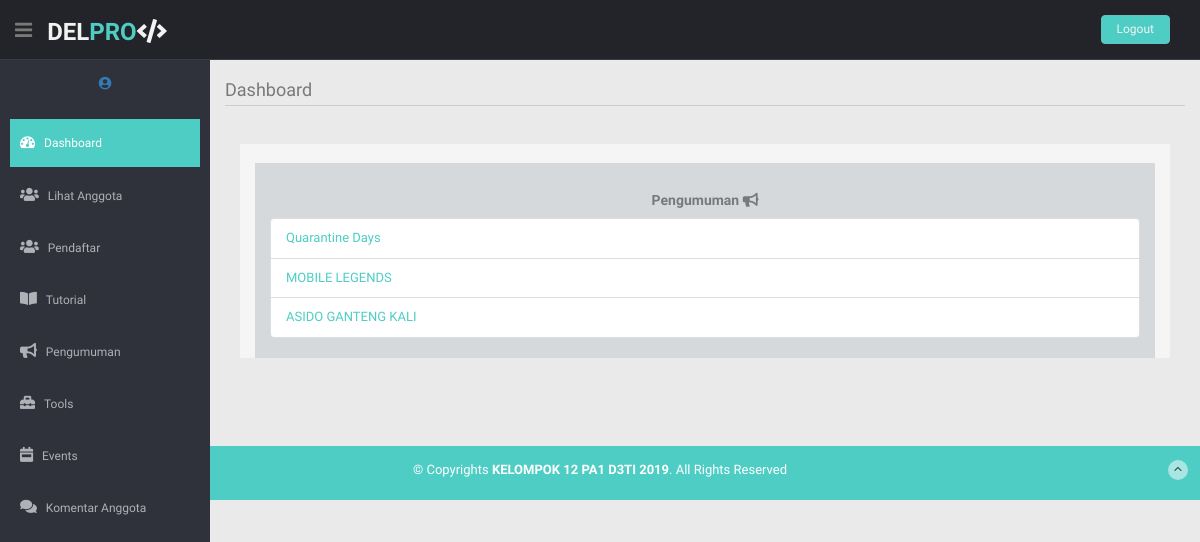
Page /index.php/admin/halaman_admin on the committed database.
### tables this page shows
CREATE TABLE `pengumuman` (
  `waktu_pengumuman` varchar(120) NOT NULL,
  `judul_pengumuman` varchar(225) DEFAULT NULL,
  `isi_pengumuman` text,
  `id_peng` int(11) NOT NULL,
  `tempat_pengumuman` varchar(100) NOT NULL
);

### application/controllers/Admin.php (called while the page is built, shortened)
<?php
class Admin extends CI_Controller
{
    public function __construct()
    {
        $this->load->library('form_validation');
    }
    public function halaman_admin()
    {
        $data['Anggota'] = $this->db->get('user')->result_array();
        $data['pengumuman'] = $this->db->get('pengumuman')->result_array();
        $data['title'] = 'Del Programming Club';
        $data['user'] = $this->db->get_where('user', ['email' => $this->session->userdata('email')])->row_array();
        $this->load->view('Admin/halaman_admin', $data);
    }
}

### index.php (called while the page is built, shortened)
<?php
require_once BASEPATH.'core/CodeIgniter.php';

### application/views/Admin/halaman_admin.php (the view, shortened to what this page needs)
<!DOCTYPE html>
<html lang="en">
<head>
    <link href="<?= base_url('assets'); ?>/vendor/fontawesome-free/css/all.min.css" rel="stylesheet" type="text/css">
    <link href="<?= base_url('assets'); ?>/css/sb-admin-2.min.css" rel="stylesheet">
    <link href="css/sb-admin-2.min.css" rel="stylesheet">
    <link href="vendor/fontawesome-free/css/all.min.css" rel="stylesheet" type="text/css">
    <link href="vendor/css/sb-admin-2.min.css" rel="stylesheet">
    <link rel="stylesheet" href="<?= base_url('assets'); ?>/bootstrap.min.css">
    <link href="<?= base_url('assets') ?>/anggota/lib/bootstrap/css/bootstrap.min.css" rel="stylesheet">
    <link href="<?= base_url('assets') ?>/anggota/lib/font-awesome/css/font-awesome.css" rel="stylesheet" />
    <link rel="<?= base_url('assets') ?>/anggota/stylesheet" type="text/css" href="css/zabuto_calendar.css">
    <link rel="<?= base_url('assets') ?>/anggota/stylesheet" type="text/css" href="lib/gritter/css/jquery.gritter.css" />
    <link href="<?= base_url('assets') ?>/anggota/css/style.css" rel="stylesheet">
    <link href="<?= base_url('assets') ?>/anggota/css/style-responsive.css" rel="stylesheet">
</head>
<body id="page-top">
    <section id="container">
        <header class="header black-bg">
            <div class="sidebar-toggle-box">
                <div class="fa fa-bars tooltips" data-placement="right" data-original-title="Toggle Navigation"></div>
            </div>
            <a href="<?= base_url('Admin') ?>" class="logo"><b>DEL<span>PRO</span><i class="fas fa-code"></i></b></a>
            <div class="top-menu">
                <ul class="nav pull-right top-menu">
                    <li><a class="logout" href="<?= base_url('Admin/logout') ?>">Logout</a></li>
                </ul>
            </div>
        </header>
        <aside>
            <div id="sidebar" class="nav-collapse ">
                <ul class="sidebar-menu" id="nav-accordion">
                    <p class="centered"><a href="#"><i width="80" class="fas fa-user-circle img-circle"></i></a></p>
                    <li class="mt">
                        <a class="active" href="<?= base_url('Admin/halaman_admin'); ?>">
                            <i class="fa fa-dashboard"></i>
                            <span>Dashboard</span>
                        </a>
                    </li>
                    <li class="sub-menu">
                        <a href="<?= base_url('Admin/DaftarAnggota') ?>">
                            <i class="fas fa-users"></i> <span>Lihat Anggota</span>
                        </a>
                    </li>
                    <li class="sub-menu">
                        <a href="<?= base_url('Admin/lihatakundaftar') ?>">
                            <i class="fas fa-users"></i> <span>Pendaftar</span>
                        </a>
                    </li>
                    <li class="sub-menu">
                        <a href="<?= base_url('Admin/modul') ?>">
                            <i class="fas fa-book-open"></i> <span>Tutorial</span>
                        </a>
                    </li>
                    <li class="sub-menu">
                        <a href="<?= base_url('Admin/lihatpengumuman') ?>">
                            <i class="fas fa-bullhorn"></i> <span>Pengumuman</span>
                        </a>
                    </li>
                    <li class="sub-menu">
                        <a href="<?= base_url('Admin/DaftarTools') ?>">
                            <i class="fas fa-toolbox"></i> <span>Tools</span>
                        </a>
                    </li>
                    <li class="sub-menu">
                        <a href="<?= base_url('Admin/DaftarPerlombaan') ?>">
                            <i class="fas fa-calendar-week"></i> <span>Events</span>
                        </a>
                    </li>
                    <li class="sub-menu">
                        <a href="<?= base_url('Admin/DaftarKomentar') ?>">
                            <i class="fas fa-comments"></i> <span>Komentar Anggota</span>
                        </a>
                    </li>
            </div>
        </aside>
        <section id="main-content">
            <section class="wrapper">
                <div class="row">
                    <div class="col-lg-12 main-chart">
                        <div class="border-head">
                            <h3>Dashboard</h3>
                        </div>
                        <div class="">
                            <div class="col-md-12">
                                <br>
                                <div class="message-p">
                                    <br>
                                    <div class="list-group">
                                        <div class="col-md-12">
                                            <div class="col-lg-12 ds">
                                                <center>
                                                    <h4>Pengumuman <i class="fas fa-bullhorn"></i></h4>
                                                </center>
                                                <ul class="list-group">
                                                    <?php foreach ($pengumuman as $umum) : ?>
                                                        <li class="list-group-item"><a href="<?= base_url(); ?>Anggota/DetailPengumuman/<?= $umum['id_peng']; ?>"><?= $umum['judul_pengumuman']; ?></a>
                                                            <br>
                                                        <?php endforeach; ?>
                                                </ul>
                                            </div>
                                            <br>
                                        </div>
                                    </div>
                                </div>
                            </div>
                        </div>
                    </div>
                </div>
                <div class="row">
                    <div class="col-md-4 mb">
                    </div>
                    <div class="col-md-4 mb">
                    </div>
                </div>
                <div class="col-md-4 mb">
                </div>
                <div class="row">
                    <div class="col-lg-4 col-md-4 col-sm-4 mb">
                    </div>
                    <div class="col-lg-4 col-md-4 col-sm-4 mb">
                    </div>
                    <div class="col-md-4 col-sm-4 mb">
                    </div>
                </div>
                <div class="col-lg-3">
                </div>
            </section>
        </section>
        <footer class="site-footer">
            <div class="text-center">
                <center>
                    <p>
                        &copy; Copyrights <strong>KELOMPOK 12 PA1 D3TI 2019</strong>. All Rights Reserved
                    </p>
                </center>
                <a href="index.html#" class="go-top">
                    <i class="fa fa-angle-up"></i>
                </a>
            </div>
        </footer>
    </section>
</body>
</html>

### assets/anggota/css/style.css (style rules this page uses)
body { color: #797979; background: #eaeaea; font-family: 'Ruda', sans-serif; padding: 0px !important; margin: 0px !important; font-size:13px; }
ul li { list-style: none; }
a, a:hover, a:focus { text-decoration: none; outline: none; }
#container { width: 100%; height: 100%; }
.centered { text-align: center; }
.mt { margin-top: 25px; }
.mb { margin-bottom: 25px; }
ul.top-menu > li > .logout { color: #f2f2f2; font-size: 12px; border-radius: 4px; -webkit-border-radius: 4px; border: 1px solid #64c3c2 !important; padding: 5px 15px; margin-right: 15px; background: #4ECDC4; margin-top: 15px; }
#sidebar { width: 210px; height: 100%; position: fixed; background: #2f323a; }
#sidebar ul li { position: relative; }
ul.sidebar-menu , ul.sidebar-menu li ul.sub { margin: -2px 0 0; padding: 0; }
ul.sidebar-menu { margin-top: 75px; }
ul.sidebar-menu li { margin-bottom: 5px; margin-left:10px; margin-right:10px; }
ul.sidebar-menu li.sub-menu { line-height: 15px; }
ul.sidebar-menu li a span { display: inline-block; }
ul.sidebar-menu li a { color: #aeb2b7; text-decoration: none; display: block; padding: 15px 0 15px 10px; font-size: 12px; outline: none; -webkit-transition: all 0.3s ease; -moz-transition: all 0.3s ease; -o-transition: all 0.3s ease; -ms-transition: all 0.3s ease; transition: all 0.3s ease; }
ul.sidebar-menu li a.active, ul.sidebar-menu li a:hover, ul.sidebar-menu li a:focus { background: #4ECDC4; color: #fff; display: block; -webkit-transition: all 0.3s ease; -moz-transition: all 0.3s ease; -o-transition: all 0.3s ease; -ms-transition: all 0.3s ease; transition: all 0.3s ease; }
ul.sidebar-menu li a i { font-size: 15px; padding-right: 6px; }
ul.sidebar-menu li a.active i { color: #fff; }
#main-content { margin-left: 210px; }
.header, .footer { min-height: 60px; padding: 0 15px; }
.header { position: fixed; left: 0; right: 0; z-index: 1002; }
.black-bg { background: #22242a; border-bottom: 1px solid #393d46; }
.wrapper { display: inline-block; margin-top: 60px; padding-left: 15px; padding-right: 15px; padding-bottom: 15px; padding-top: 0px; width: 100%; }
a.logo { font-size: 24px; color: #f2f2f2; float: left; margin-top: 15px; text-transform: uppercase; }
a.logo b { font-weight: 900; }
a.logo span { color: #4ECDC4; }
#top_menu .nav > li, ul.top-menu > li { float: left; }
ul.top-menu > li > a { color: #666666; font-size: 16px; border-radius: 4px; -webkit-border-radius: 4px; border:1px solid #666666 !important; padding: 2px 6px; margin-right: 15px; }
.sidebar-toggle-box { float: left; padding-right: 15px; margin-top: 20px; }
.sidebar-toggle-box .fa-bars { cursor: pointer; display: inline-block; font-size: 20px; }
.ds { background: #d6d9dc; padding-top: 20px; }
.ds h4 { font-size: 14px; font-weight: 700; }
.ds i { font-size: 14px; }
.ds a { color: #4ECDC4; }
.main-chart { padding-top: 20px; }
.border-head h3 { border-bottom: 1px solid #c9cdd7; margin-top: 0; margin-bottom: 20px; padding-bottom: 5px; font-weight: normal; font-size: 18px; display: inline-block; width: 100%; font-weight: 300; }
.message-p { background: #f5f5f5; }
.site-footer { background: #4ECDC4; color: #fff; padding: 15px 0; }
.site-footer p { margin-bottom: 5px; }
.go-top { margin-right: 1%; margin-top: -25px; float: right; background: rgba(255,255,255,.5); width: 20px; height: 20px; border-radius: 50%; -webkit-border-radius: 50%; }
.go-top i { color: #2A3542; }

### rows in the picture
pengumuman: judul_pengumuman "Quarantine Days"
pengumuman: judul_pengumuman "MOBILE LEGENDS"
pengumuman: judul_pengumuman "ASIDO GANTENG KALI"
